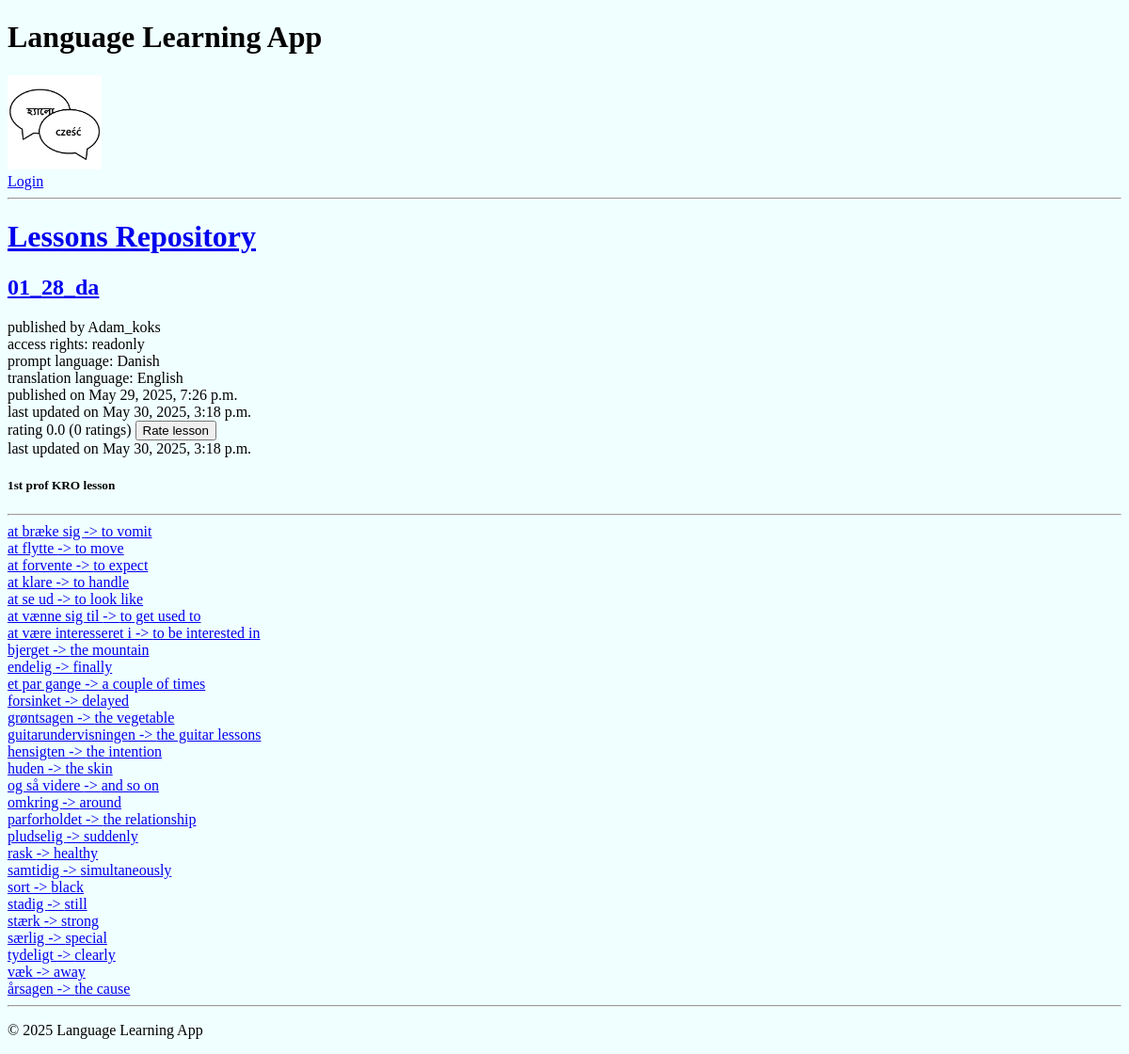
Before: /lessons-repository/55/ with the older database file.
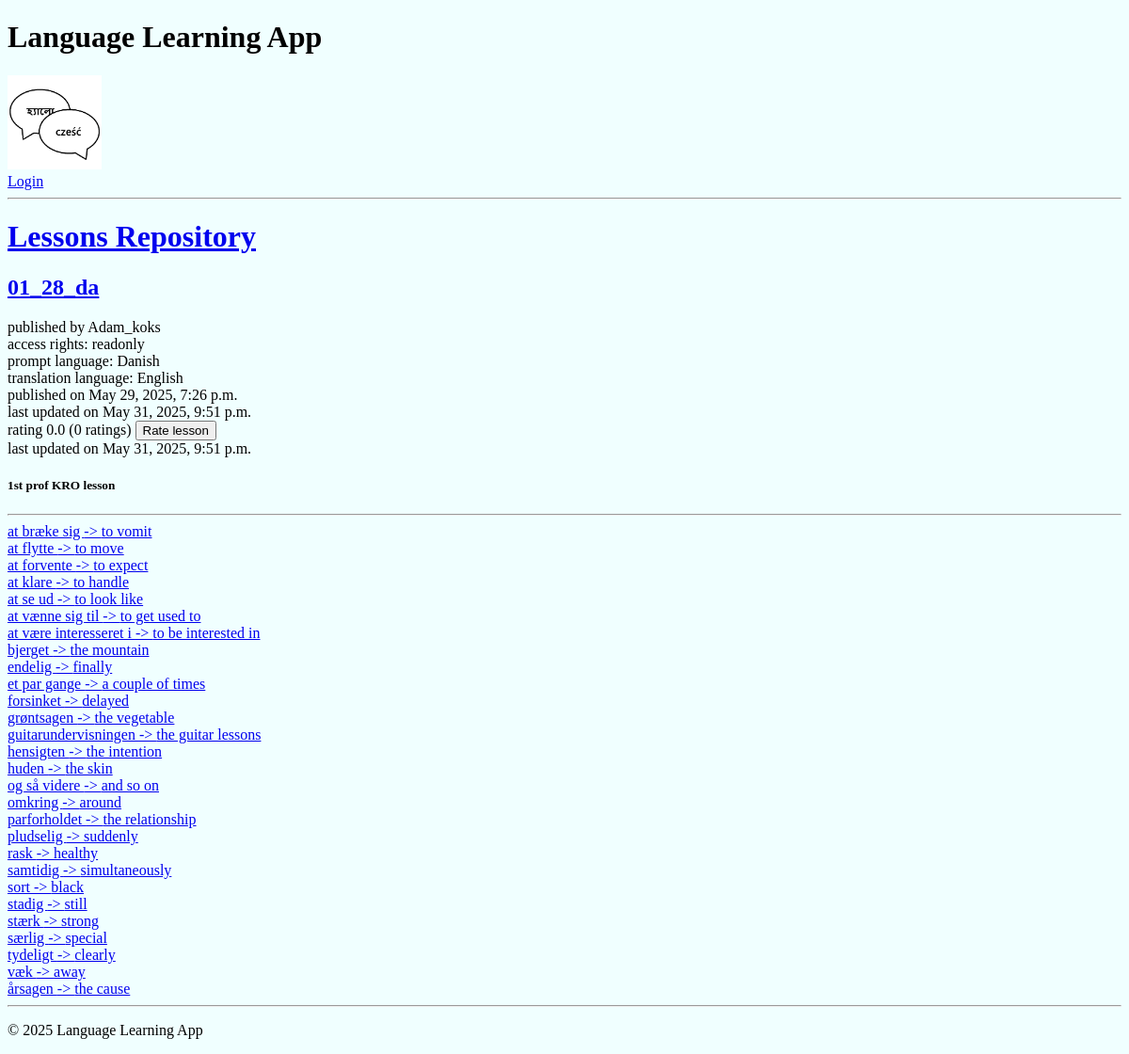
After: the same page with the newer database file.
### base/models.py (models this page shows, shortened)
class Lesson(models.Model):
    title = models.CharField(max_length=255)
    description = models.TextField(
        blank=True, help_text="Brief description of the lesson."
    )
    prompt_language = models.ForeignKey(
        Language, on_delete=models.CASCADE, related_name="prompt_lessons"
    )
    translation_language = models.ForeignKey(
        Language, on_delete=models.CASCADE, related_name="translation_lessons"
    )
    author = models.ForeignKey(
        User,
        on_delete=models.CASCADE,
        related_name="authored_lessons",
    )
    changes_log = models.TextField(
        blank=True, help_text="Log of changes made to this lesson."
    )
    access_type = models.ForeignKey(AccessType, on_delete=models.PROTECT, default=1)
    original_lesson = models.ForeignKey(
        "self", null=True, blank=True, on_delete=models.SET_NULL
    )
    updated = models.DateTimeField(auto_now=True)
    created = models.DateTimeField(auto_now_add=True)

class UserProfile(models.Model):
    user = models.OneToOneField(User, on_delete=models.CASCADE)
    display_name = models.CharField(max_length=100, blank=True)
    preferred_language = models.CharField(max_length=50, blank=True)
    receive_notifications = models.BooleanField(default=True)

class AccessType(models.Model):
    ACCESS_CHOICES = [
        ("private", "Private"),
        ("readonly", "Read-Only"),
        ("write", "Writable"),
    ]
    name = models.CharField(max_length=20, choices=ACCESS_CHOICES, unique=True)

class Language(models.Model):
    name = models.CharField(max_length=50, unique=True)

### base/views.py (the view)
def lessonDetails(request, lesson_id):
    lesson = Lesson.objects.get(id=lesson_id)
    if not lesson:
        return HttpResponse("Lesson not found")
    if lesson.access_type.name == "private":
        return HttpResponse("This lesson is not public")
    user = request.user
    if user.is_authenticated:
        can_import = not UserLesson.objects.filter(user=user, lesson=lesson).exists()
    else:
        can_import = False
    if lesson.access_type.name == "private":
        return HttpResponse("This lesson is private and cannot be imported.")
    lessonRatings = Rating.objects.filter(lesson=lesson)
    rating_count = lessonRatings.count()
    average_rating = (
        round(lessonRatings.aggregate(Avg("rating"))["rating__avg"], 1)
        if lessonRatings.exists()
        else 0.0
    )
    words = lesson.words.all().order_by(Lower("prompt"))
    context = {
        "lesson": lesson,
        "words": words,
        "can_import": can_import,
        "average_rating": average_rating,
        "rating_count": rating_count,
    }
    return render(request, "base/lesson_details.html", context)

### base/templates/base/lesson_details.html (shortened to what this page needs)
{% extends "main.html" %}
{% block content %}
<h1><a href="{% url 'lessons-repository' %}">Lessons Repository</a></h1>
<h2><a href="{% url 'lesson-details' lesson.id %}">{{ lesson.title }}</a></h2>
published by {{ lesson.author.userprofile.display_name }}
<br>
access rights: {{lesson.access_type.name}}
<br>
prompt language: {{lesson.prompt_language.name}}
<br>
translation language: {{lesson.translation_language.name}}
<br>
published on {{ lesson.created }}
<br>
last updated on {{ lesson.updated }}
<br>
rating {{ average_rating }} ({{ rating_count }} ratings)
<form action="{% url 'rate-lesson' lesson.id %}" method="get" style="display:inline;">
    <button type="submit">Rate lesson</button>
</form>
<br>
last updated on {{ lesson.updated }}
<br>
<h5>{{ lesson.description }}</h5>
<hr>
<div class="lesson-container">
    {% for word in words %}
        <div>
            <a href="{% url 'word-details' lesson.id word.prompt %}">{{ word.prompt }} -> {{ word.translation }}</a>
        </div>
    {% endfor %}
</div>
{% endblock content %}

Changed rows visible on the page:
changed Lesson "01_28_da": updated "May 30, 2025, 3:18 p.m." → "May 31, 2025, 9:51 p.m."
